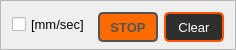
        <widget class="QFrame" name="frame_9">
         <property name="minimumSize">
          <size>
           <width>0</width>
           <height>45</height>
          </size>
         </property>
         <property name="maximumSize">
          <size>
           <width>16777215</width>
           <height>50</height>
          </size>
         </property>
         <property name="frameShape">
          <enum>QFrame::StyledPanel</enum>
         </property>
         <property name="frameShadow">
          <enum>QFrame::Raised</enum>
         </property>
         <layout class="QHBoxLayout" name="horizontalLayout_5">
          <item alignment="Qt::AlignVCenter">
           <widget class="QCheckBox" name="c21">
            <property name="minimumSize">
             <size>
              <width>80</width>
              <height>15</height>
             </size>
            </property>
            <property name="maximumSize">
             <size>
              <width>80</width>
              <height>15</height>
             </size>
            </property>
            <property name="font">
             <font>
              <pointsize>10</pointsize>
             </font>
            </property>
            <property name="text">
             <string>[mm/sec]</string>
            </property>
           </widget>
          </item>
          <item alignment="Qt::AlignVCenter">
           <widget class="QPushButton" name="p21">
            <property name="enabled">
             <bool>false</bool>
            </property>
            <property name="minimumSize">
             <size>
              <width>60</width>
              <height>30</height>
             </size>
            </property>
            <property name="maximumSize">
             <size>
              <width>60</width>
              <height>30</height>
             </size>
            </property>
            <property name="font">
             <font>
              <pointsize>10</pointsize>
              <weight>75</weight>
              <bold>true</bold>
             </font>
            </property>
            <property name="styleSheet">
             <string notr="true">QPushButton {
background-color: rgb(255, 0, 0);
color: white;
border-style: solid;
border-radius:5px;
border-width:2px; 
border-color:rgb(255, 149, 1);
}
QPushButton:hover {
border-width:3px; 
border-color:rgb(255, 255, 127);
}
QPushButton:pressed {
background-color: rgb(255, 85, 0);
border-color:white;
border-width: 4px;     
}
QPushButton:disabled{
background-color: rgb(255, 107, 1);
color: rgb(83, 83, 83);
border-color:rgb(83, 83, 83);
}

</string>
            </property>
            <property name="text">
             <string>STOP</string>
            </property>
           </widget>
          </item>
          <item alignment="Qt::AlignVCenter">
           <widget class="QPushButton" name="p22">
            <property name="minimumSize">
             <size>
              <width>60</width>
              <height>30</height>
             </size>
            </property>
            <property name="maximumSize">
             <size>
              <width>60</width>
              <height>30</height>
             </size>
            </property>
            <property name="font">
             <font>
              <pointsize>10</pointsize>
             </font>
            </property>
            <property name="styleSheet">
             <string notr="true">QPushButton {
background-color:rgb(47, 47, 47);
color: rgb(255, 255, 255);
border-style: solid;
border-radius:5px;
border-width:2px; 
border-color:rgb(255, 85, 0);
}
QPushButton:hover {
border-width:3px; 
border-color:rgb(255, 115, 30);
}
QPushButton:pressed {
background-color:rgb(255, 115, 30);
border-color: rgb(255, 195, 110);
border-width: 4px;     
}
QPushButton:disabled{
background-color: rgb(255, 149, 62);
color: rgb(83, 83, 83);
border-color:rgb(83, 83, 83);
}

</string>
            </property>
            <property name="text">
             <string>Clear</string>
            </property>
           </widget>
          </item>
         </layout>
        </widget>
